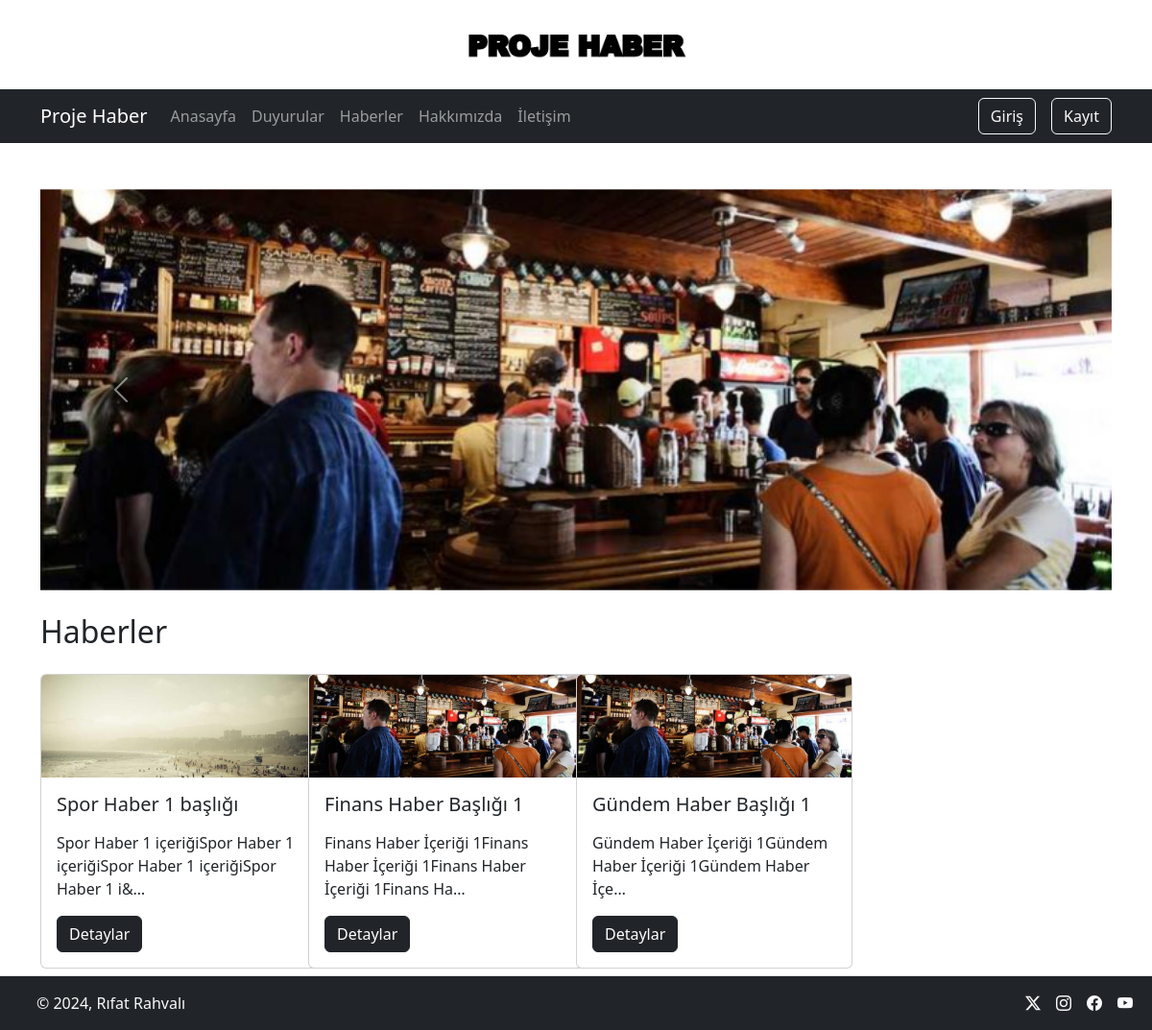
The page / on the database its author committed.
### haber/models.py (models this page shows, shortened)
class Slider(models.Model):
    title = models.CharField(max_length=200)
    image = models.ImageField(upload_to='slider')

class News(models.Model):
    title = models.CharField(max_length=200,verbose_name = "Haber Başlığı")
    image = models.ImageField(upload_to='news',verbose_name = "Haber Görseli")
    context = RichTextField(verbose_name = "Haber Makalesi")
    category = models.ForeignKey(Category,on_delete=models.CASCADE,verbose_name = "Haber Kategorisi")
    publishDate = models.DateTimeField(auto_now_add=True)
    tags = models.CharField(max_length=200,verbose_name = "Haber Etiketi")
    views = models.IntegerField(default=0,verbose_name = "Haber Görüntülenme Sayısı")
    slug = models.SlugField(max_length=200,unique=True,blank=True,editable=False)

### haber/views.py (the view)
# urls.py: path('',IndexView.as_view(),name="index"),
class IndexView(ListView):
    template_name="index.html"
    context_object_name = 'sliders'
    queryset = Slider.objects.all()
    def get_context_data(self, **kwargs):
        context = super().get_context_data(**kwargs)
        context['Notices'] = Notice.objects.all()
        context['News'] = News.objects.all()
        return context

### haber/context_processors.py (called while the page is built)
def SettingsList(request):
    context = Settings.objects.first()
    return {'setting' : context}

### templates/index.html (shortened to what this page needs)
{% extends "base.html" %}
{% load static %}
{% block content %}
<div id="carouselExampleControls" class="carousel slide" data-bs-ride="carousel">
    <div class="carousel-inner">
        {% for slider in sliders %}
        {% if forloop.first %}
        <div class="carousel-item active">
            <img src="{% get_media_prefix %}{{ slider.image }}" class="d-block w-100" alt="{{ slider.title }}">
        </div>
        {% else %}
        <div class="carousel-item">
            <img src="{% get_media_prefix %}{{ slider.image }}" class="d-block w-100" alt="{{ slider.title }}">
        </div>
        {% endif %}
        {% endfor %}
    </div>
    <button class="carousel-control-prev" type="button" data-bs-target="#carouselExampleControls" data-bs-slide="prev">
        <span class="carousel-control-prev-icon" aria-hidden="true"></span>
    </button>
    <button class="carousel-control-next" type="button" data-bs-target="#carouselExampleControls" data-bs-slide="next">
        <span class="carousel-control-next-icon" aria-hidden="true"></span>
    </button>
</div>
<div class="row mt-4 mb-5">
    <div class="row">
        <div class="col-md-12">
            <h2>Haberler</h2>
        </div>
    </div>
    <div class="row">
        {% for newsone in News %}
        <div class="col-md-3 mt-3 mb-3">
            <div class="card" style="width: 18rem;">
                <img src="{% get_media_prefix %}{{ newsone.image }}" class="card-img-top" alt="Blog Gorsel">
                <div class="card-body">
                    <h5 class="card-title">{{ newsone.title }}</h5>
                    <p class="card-text">
                        {{newsone.context|safe|truncatechars:100}}
                    </p>
                    <a href="{% url 'news-detail' slug=newsone.slug %}" class="btn btn-dark">Detaylar</a>
                </div>
            </div>
        </div>
        {% endfor %}
    </div>
</div>
{% endblock content %}

### rows shown on the page
Slider: image (picture)
News: image (picture), title "Spor Haber 1 başlığı", context "Spor Haber 1 içeriğiSpor Haber 1 içeriğiSpor Haber 1 içeriğiSpor Haber 1 i&…"
News: image (picture), title "Finans Haber Başlığı 1", context "Finans Haber İçeriği 1Finans Haber İçeriği 1Finans Haber İçeriği 1Finans Ha…"
News: image (picture), title "Gündem Haber Başlığı 1", context "Gündem Haber İçeriği 1Gündem Haber İçeriği 1Gündem Haber İçe…"
